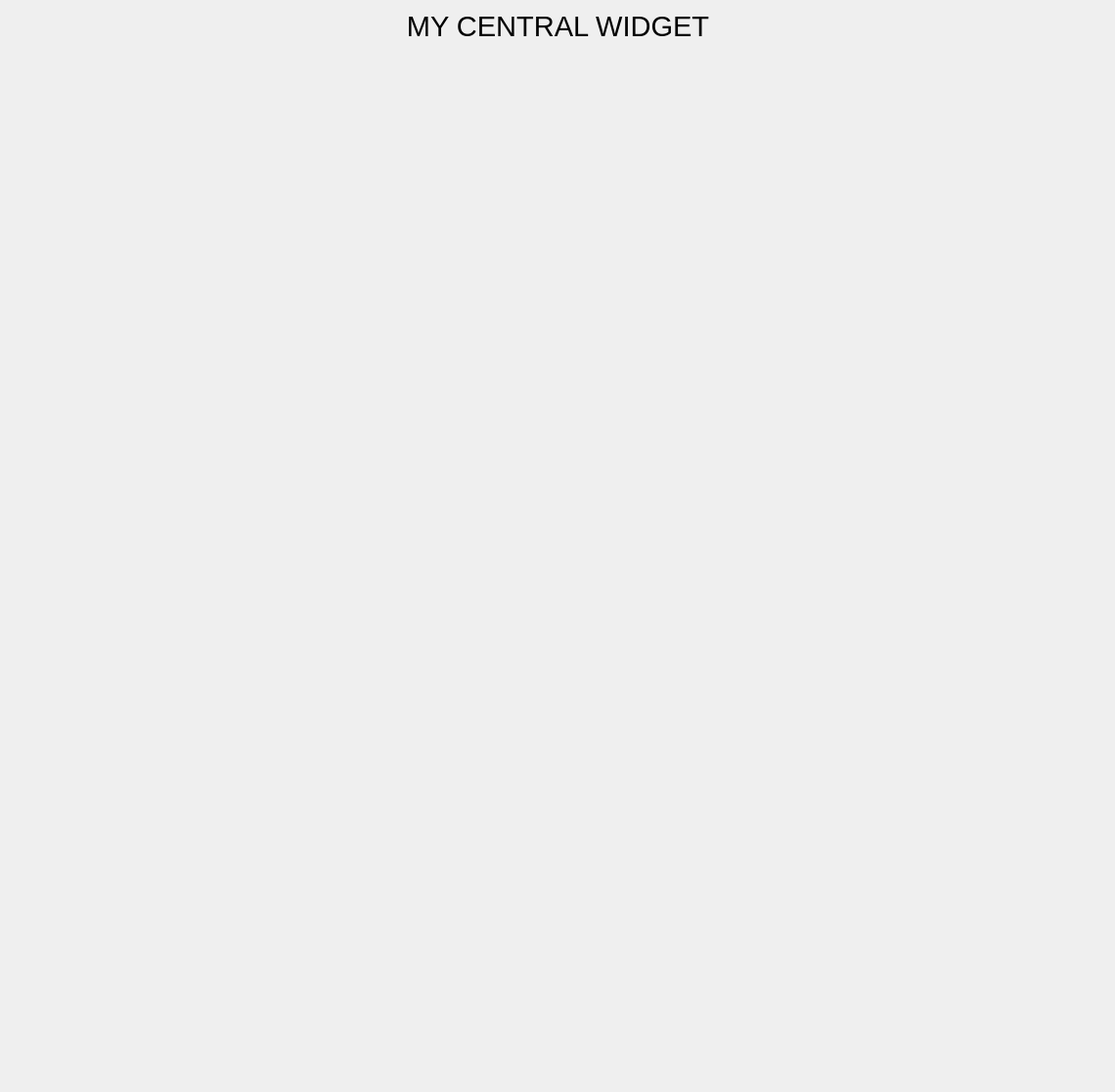
<?xml version="1.0" encoding="UTF-8"?>
<ui version="4.0">
 <class>Form_myMainWidget</class>
 <widget class="QWidget" name="Form_myMainWidget">
  <property name="geometry">
   <rect>
    <x>0</x>
    <y>0</y>
    <width>1140</width>
    <height>1116</height>
   </rect>
  </property>
  <property name="sizePolicy">
   <sizepolicy hsizetype="Fixed" vsizetype="Fixed">
    <horstretch>0</horstretch>
    <verstretch>0</verstretch>
   </sizepolicy>
  </property>
  <property name="minimumSize">
   <size>
    <width>1140</width>
    <height>1116</height>
   </size>
  </property>
  <property name="windowTitle">
   <string>Form</string>
  </property>
  <widget class="QLabel" name="label_6">
   <property name="geometry">
    <rect>
     <x>10</x>
     <y>10</y>
     <width>1121</width>
     <height>34</height>
    </rect>
   </property>
   <property name="font">
    <font>
     <pointsize>22</pointsize>
    </font>
   </property>
   <property name="text">
    <string>MY CENTRAL WIDGET</string>
   </property>
   <property name="alignment">
    <set>Qt::AlignCenter</set>
   </property>
  </widget>
 </widget>
 <resources>
  <include location="jvxMyNewHost.qrc"/>
 </resources>
 <connections/>
 <slots>
  <slot>automaticSteeringToggled(bool)</slot>
  <slot>bypassToggled(bool)</slot>
 </slots>
</ui>
